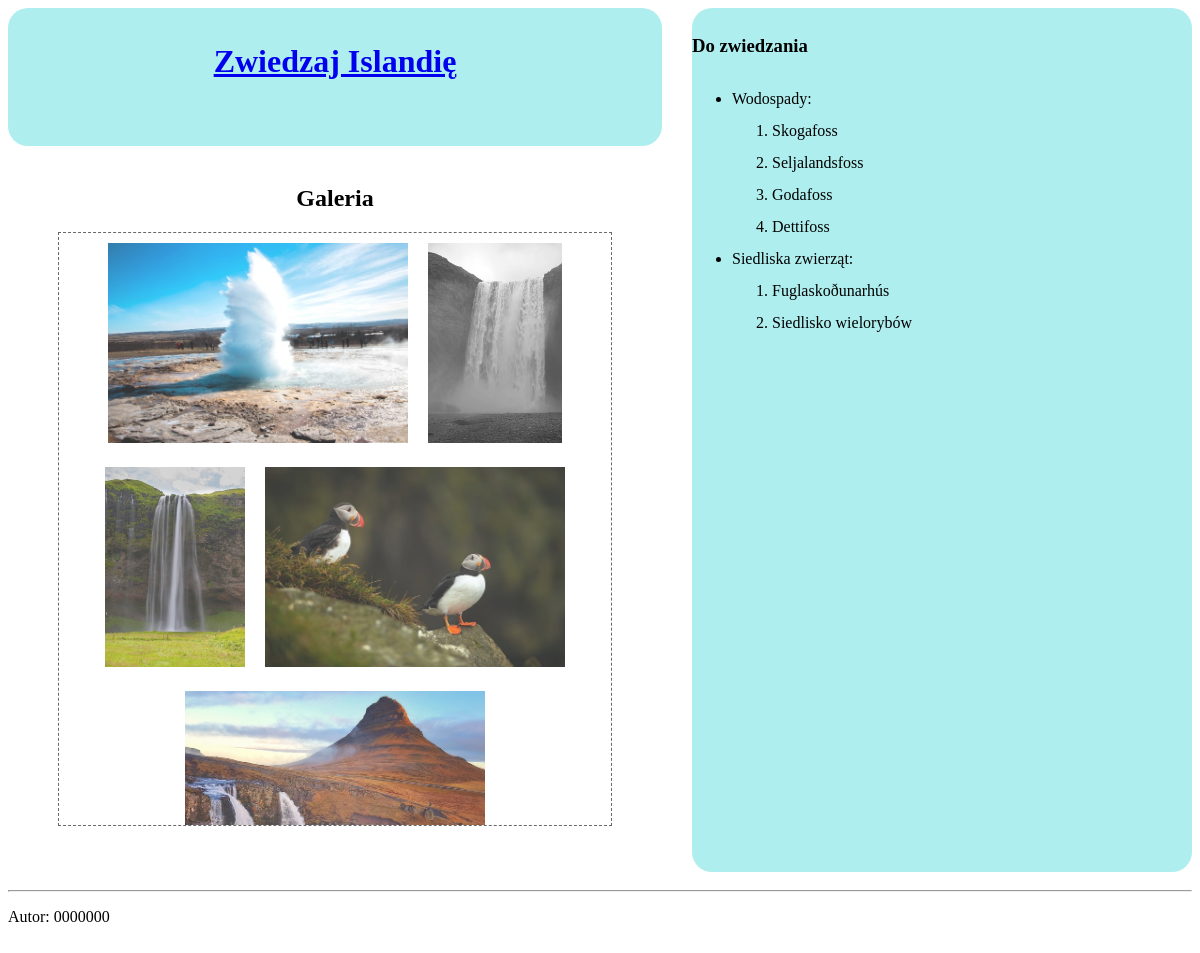
The app's page /zadania/z1/islandia.php with its own data.
### tables this page shows
CREATE TABLE `obiekty` (
  `idObiekt` int(10) UNSIGNED NOT NULL,
  `idKontynent` int(10) UNSIGNED NOT NULL,
  `idRodzaj` int(10) UNSIGNED NOT NULL,
  `nazwa` varchar(20) DEFAULT NULL,
  `opis` text DEFAULT NULL,
  `plik` varchar(100) DEFAULT NULL,
  `nazwaCechy` varchar(30) DEFAULT NULL,
  `wartoscCechy` int(10) UNSIGNED DEFAULT NULL,
  `panstwo` varchar(30) DEFAULT NULL
);

### zadania/z1/islandia.php (the view, shortened to what this page needs)
<!DOCTYPE html>
<html lang="pl">
<head>
    <link rel="stylesheet" href="styl.css">
</head>
<body>
    <header>
        <a href="islandia.php">
            <h1>Zwiedzaj Islandię</h1>
        </a>
    </header>
    <aside>
        <h3>Do zwiedzania</h3>
        <ul>
            <li>Wodospady:
                <ol>
                    <?php
                        $conn = mysqli_connect('localhost','root','','islandia');
                        $q3 = mysqli_query($conn, "SELECT nazwa from obiekty WHERE panstwo = 'islandia' AND idRodzaj = 10;");
                        while ($row = mysqli_fetch_array($q3)) {
                            echo "<li>" . $row['nazwa'] . "</li>";
                        }
                    ?>
                </ol>
            </li>
            <li>Siedliska zwierząt:
                <ol>
                    <?php
                        $q3_m = mysqli_query($conn, "SELECT nazwa FROM obiekty WHERE panstwo = 'Islandia' AND idRodzaj = 14;");
                        while ($row = mysqli_fetch_array($q3_m)) {
                            echo "<li>" . $row['nazwa'] . "</li>";
                        }
                    ?>
                </ol>
            </li>
        </ul>
    </aside>
    <main>
        <h2>Galeria</h2>
        <section>
            <?php
                $q1 = mysqli_query($conn, "SELECT idObiekt, plik, nazwa from obiekty WHERE panstwo = 'islandia';");
                while ($row = mysqli_fetch_array($q1)) {
                            $id = $row['idObiekt'];
                            $plik = $row['plik'];
                            $nazwa = $row['nazwa'];
                            echo "<a href='obiekty.php?id=$id'>";
                            echo "<img src='$plik' alt='$nazwa' title='$nazwa' class='miniatury'>";
                            echo "</a>";
                            }
            ?>
        </section>
    </main>
    <footer>
        <hr>
        <p>Autor: 0000000</p>
    </footer>
</body>
</html>

### zadania/z1/styl.css (style rules this page uses)
* { font-family: 'Comic Sans MS', 'sans-serif'; }
body { display: grid; grid-template-areas: "header aside" "main aside" "footer footer"; }
header, main { text-align: center; }
header, aside { background-color: paleturquoise; border-radius: 20px; }
header { grid-area: header; height: 7em; padding: 2%; }
aside { width: 500px; grid-area: aside; height: 54em; line-height: 2; margin: 0 0 0 30px; }
main { grid-area: main; height: 43em; }
footer { grid-area: footer; padding-top: 10px; }
section { border: 1px dashed dimgray; margin: 10px 50px; height: 37em; overflow: auto; }
.miniatury { height: 200px; padding: 10px; opacity: 0.8; transition: 1s; }

### records on screen
obiekty: nazwa "Fuglaskoðunarhús", plik (picture)
obiekty: nazwa "Siedlisko wielorybów"
obiekty: plik+nazwa (picture)
obiekty: plik+nazwa (picture)
obiekty: plik+nazwa (picture)
obiekty: plik (picture)

### other values on screen
$row['nazwa'] "Skogafoss"
$row['nazwa'] "Seljalandsfoss"
$row['nazwa'] "Godafoss"
$row['nazwa'] "Dettifoss"
